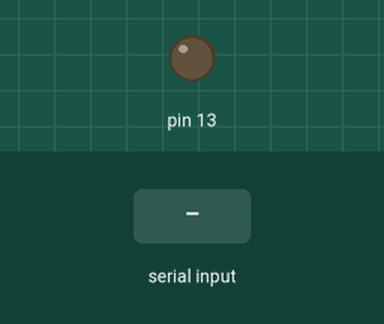
Simulated run of this sketch. Board: Arduino Uno, built with avr-gcc and run on an emulated ATmega328P. On the bench: output pins drawn as LEDs (lit = HIGH). The inputs (shaded band) are chosen by the test bench.

Above: at 1.2 s.
1.3 s: "30,150\n" received over Serial
At 2.5 s:
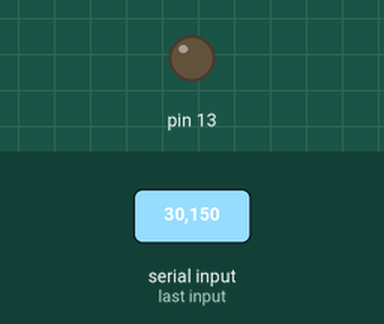
2.8 s: "1\n" received over Serial
At 3.3 s:
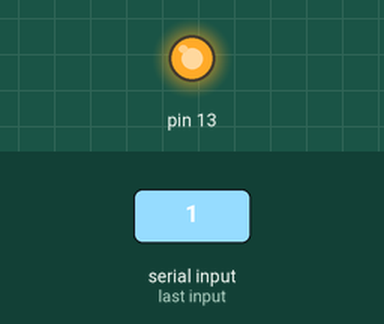
4.3 s: "90,45\n" received over Serial
At 4.9 s:
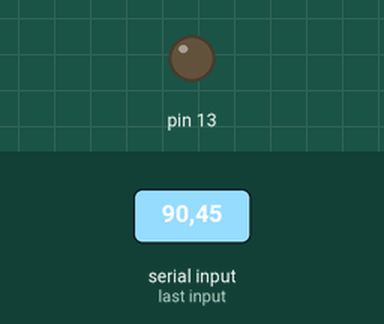
Timing chart, 0 to 7.3 s (numbered marks = the images above; inputs shaded):
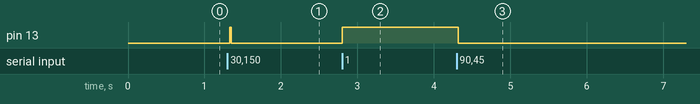

Measured:
- after the input at 1.3 s, pin 13: LOW → HIGH at once, → LOW 0.02 s later
- after the input at 2.8 s, pin 13: LOW → HIGH at once
- after the input at 4.3 s, pin 13: HIGH → LOW at once

The sketch:

serial_monitor_as_input.ino
```cpp
int i = 0;

void setup()
{
  Serial.begin(9600);

  pinMode(13, OUTPUT);
}

void loop()
{
  i = (Serial.read() - 48);
  if (i == 1) {
    digitalWrite(13, HIGH);
  }
  if (i == 0) {
    digitalWrite(13, LOW);
  }
  delay(10); // Delay a little bit to improve simulation performance
}
```
